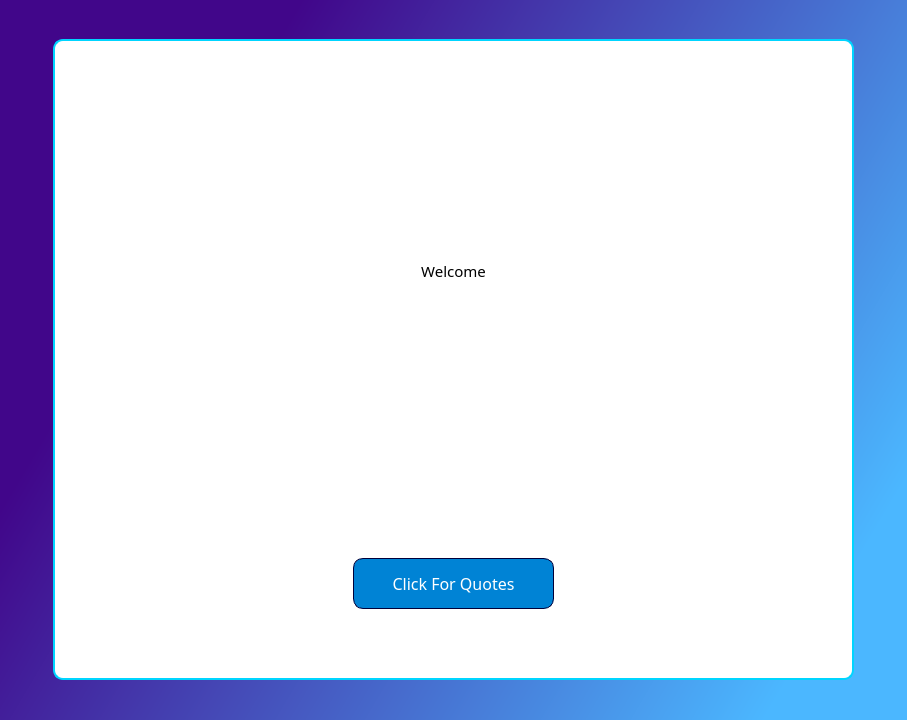
<?xml version="1.0" encoding="UTF-8"?>
<ui version="4.0">
 <class>MainWindow</class>
 <widget class="QMainWindow" name="MainWindow">
  <property name="geometry">
   <rect>
    <x>0</x>
    <y>0</y>
    <width>907</width>
    <height>720</height>
   </rect>
  </property>
  <property name="minimumSize">
   <size>
    <width>907</width>
    <height>720</height>
   </size>
  </property>
  <property name="windowTitle">
   <string>MainWindow</string>
  </property>
  <property name="styleSheet">
   <string notr="true">background:qlineargradient(spread:pad, x1:0.199, y1:0.284, x2:1, y2:0.659091, stop:0 rgba(65, 6, 138, 255), stop:1 rgba(75, 183, 255, 255));</string>
  </property>
  <widget class="QWidget" name="widget">
   <layout class="QGridLayout" name="gridLayout">
    <item row="0" column="0">
     <widget class="QFrame" name="frame">
      <property name="minimumSize">
       <size>
        <width>801</width>
        <height>641</height>
       </size>
      </property>
      <property name="maximumSize">
       <size>
        <width>801</width>
        <height>641</height>
       </size>
      </property>
      <property name="styleSheet">
       <string notr="true">background:rgb(255, 255, 255);
border:2px solid rgb(0, 213, 255);
border-radius:10px;</string>
      </property>
      <property name="frameShape">
       <enum>QFrame::StyledPanel</enum>
      </property>
      <property name="frameShadow">
       <enum>QFrame::Raised</enum>
      </property>
      <layout class="QGridLayout" name="gridLayout_2">
       <item row="0" column="0">
        <widget class="QFrame" name="frame_2">
         <property name="minimumSize">
          <size>
           <width>731</width>
           <height>441</height>
          </size>
         </property>
         <property name="styleSheet">
          <string notr="true">border:none;</string>
         </property>
         <property name="frameShape">
          <enum>QFrame::StyledPanel</enum>
         </property>
         <property name="frameShadow">
          <enum>QFrame::Raised</enum>
         </property>
         <layout class="QGridLayout" name="gridLayout_3">
          <item row="0" column="0">
           <widget class="QLabel" name="label">
            <property name="enabled">
             <bool>true</bool>
            </property>
            <property name="minimumSize">
             <size>
              <width>681</width>
              <height>221</height>
             </size>
            </property>
            <property name="maximumSize">
             <size>
              <width>681</width>
              <height>221</height>
             </size>
            </property>
            <property name="font">
             <font>
              <family>Poppins</family>
              <pointsize>11</pointsize>
             </font>
            </property>
            <property name="styleSheet">
             <string notr="true">border:none;
</string>
            </property>
            <property name="text">
             <string>Welcome</string>
            </property>
            <property name="alignment">
             <set>Qt::AlignCenter</set>
            </property>
            <property name="wordWrap">
             <bool>true</bool>
            </property>
           </widget>
          </item>
         </layout>
        </widget>
       </item>
       <item row="2" column="0">
        <layout class="QHBoxLayout" name="horizontalLayout">
         <item>
          <spacer name="horizontalSpacer_2">
           <property name="orientation">
            <enum>Qt::Horizontal</enum>
           </property>
           <property name="sizeHint" stdset="0">
            <size>
             <width>40</width>
             <height>20</height>
            </size>
           </property>
          </spacer>
         </item>
         <item>
          <widget class="QPushButton" name="pushButton">
           <property name="minimumSize">
            <size>
             <width>201</width>
             <height>51</height>
            </size>
           </property>
           <property name="font">
            <font>
             <family>Poppins</family>
             <pointsize>12</pointsize>
            </font>
           </property>
           <property name="cursor">
            <cursorShape>PointingHandCursor</cursorShape>
           </property>
           <property name="styleSheet">
            <string notr="true">color:rgb(255, 255, 255);
background:rgb(0, 131, 213);
border:1px solid rgb(0, 0, 58);
border-radius:10px;</string>
           </property>
           <property name="text">
            <string>Click For Quotes</string>
           </property>
          </widget>
         </item>
         <item>
          <spacer name="horizontalSpacer">
           <property name="orientation">
            <enum>Qt::Horizontal</enum>
           </property>
           <property name="sizeHint" stdset="0">
            <size>
             <width>40</width>
             <height>20</height>
            </size>
           </property>
          </spacer>
         </item>
        </layout>
       </item>
       <item row="1" column="0">
        <spacer name="verticalSpacer">
         <property name="orientation">
          <enum>Qt::Vertical</enum>
         </property>
         <property name="sizeHint" stdset="0">
          <size>
           <width>20</width>
           <height>40</height>
          </size>
         </property>
        </spacer>
       </item>
       <item row="3" column="0">
        <spacer name="verticalSpacer_2">
         <property name="orientation">
          <enum>Qt::Vertical</enum>
         </property>
         <property name="sizeHint" stdset="0">
          <size>
           <width>20</width>
           <height>40</height>
          </size>
         </property>
        </spacer>
       </item>
      </layout>
     </widget>
    </item>
   </layout>
  </widget>
 </widget>
 <resources/>
 <connections/>
</ui>
